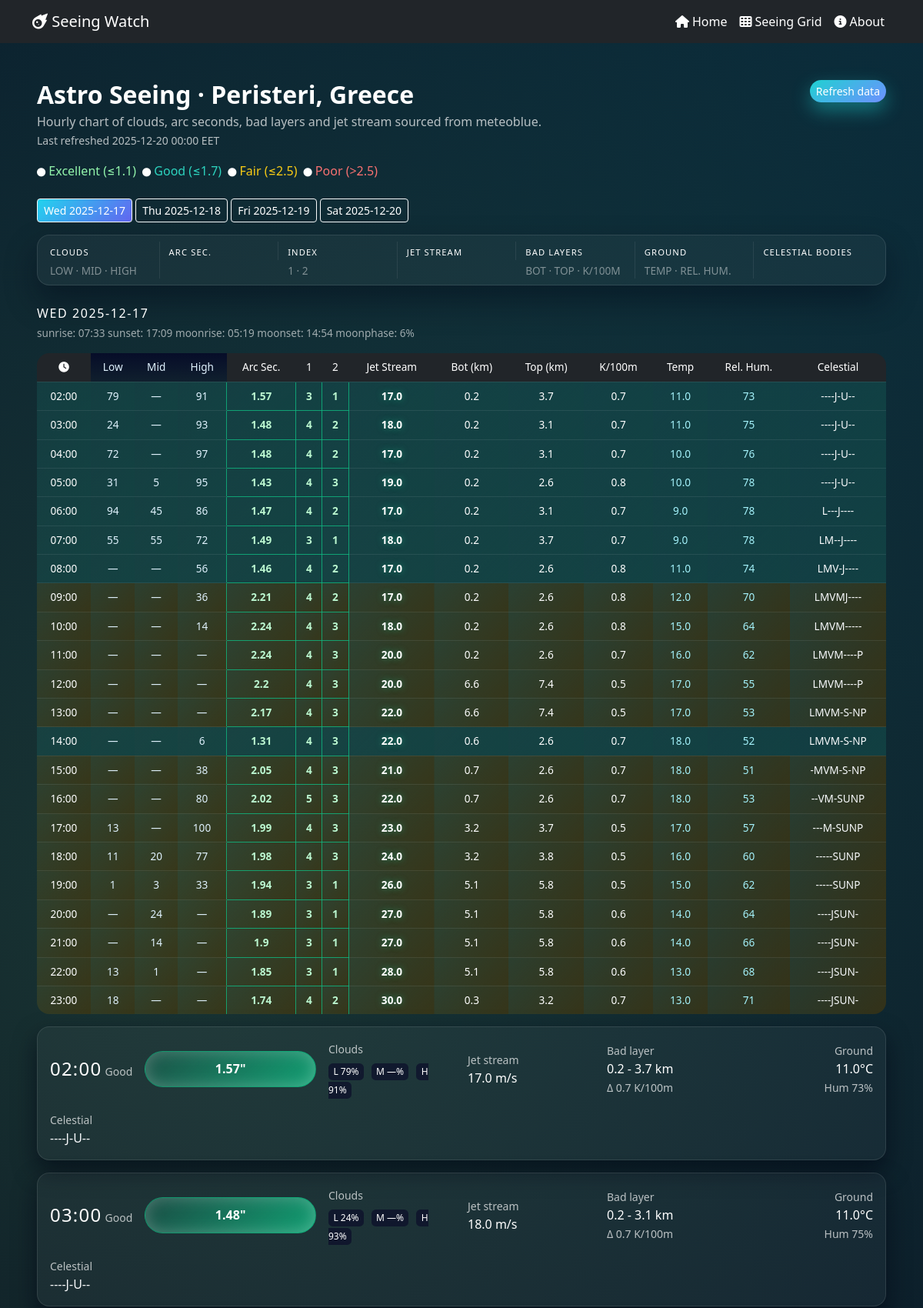
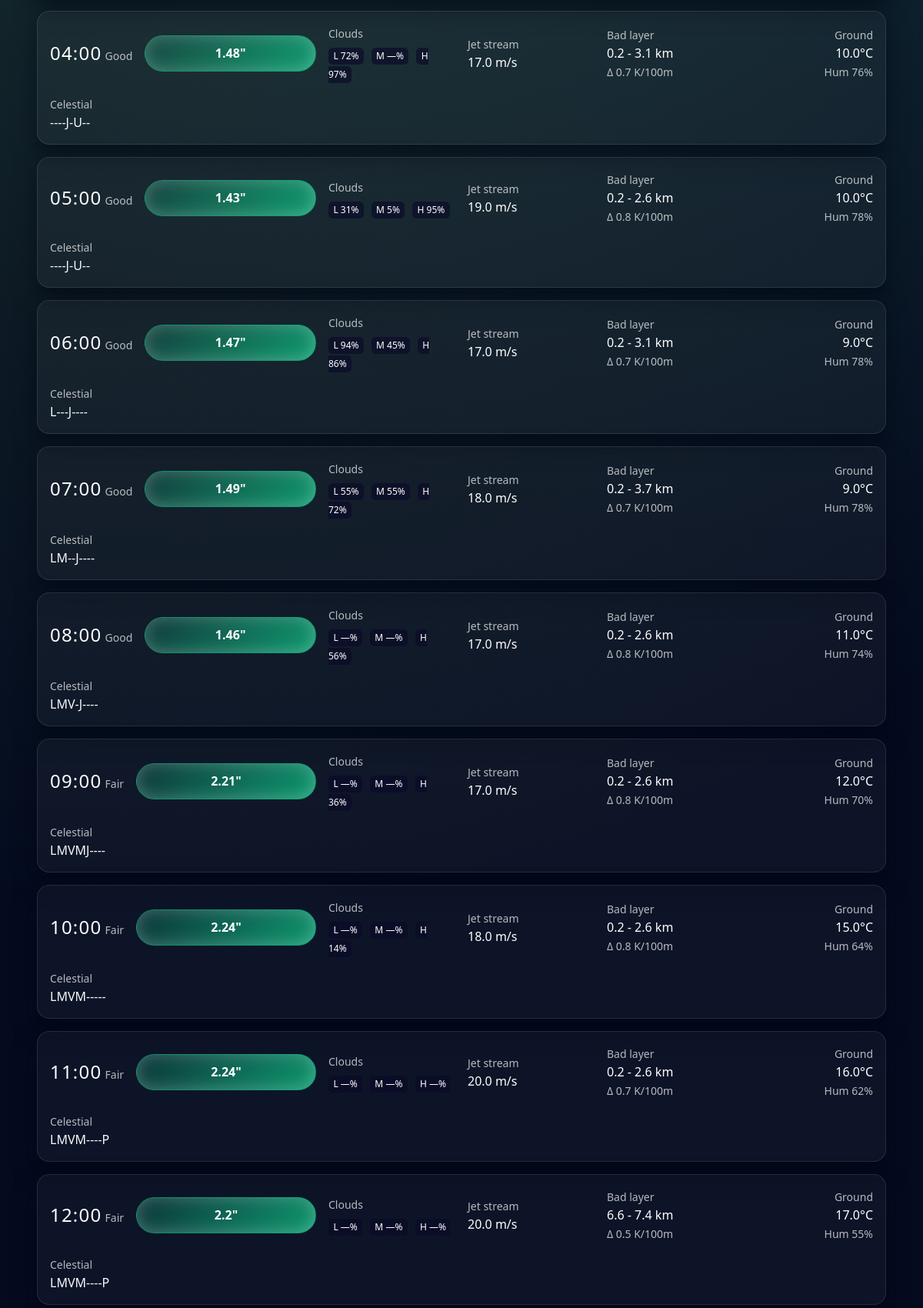
The app's page /seeing (upper part) with its own data (2 pictures, top to bottom).
### app.py (models this page shows)
class DaySummary(Base):
    __tablename__ = "day_summaries"
    id = Column(Integer, primary_key=True)
    day_index = Column(Integer, nullable=False, index=True)
    day_date = Column(Date, nullable=False)
    weekday = Column(String(16))
    meta = Column(Text)
    location_slug = Column(String(32), nullable=False, index=True)

class SeeingMeasurement(Base):
    __tablename__ = "seeing_measurements"
    id = Column(Integer, primary_key=True)
    location_slug = Column(String(32), nullable=False, index=True)
    timestamp = Column(DateTime(timezone=True), nullable=False, index=True)
    day_index = Column(Integer, nullable=False)
    hour = Column(Integer, nullable=False)
    cloud_low = Column(Integer)
    cloud_mid = Column(Integer)
    cloud_high = Column(Integer)
    arc_seconds = Column(Float)
    seeing_index_one = Column(Integer)
    seeing_index_two = Column(Integer)
    jet_stream = Column(Float)
    bad_layer_bottom = Column(Float)
    bad_layer_top = Column(Float)
    bad_layer_gradient = Column(Float)
    temperature = Column(Float)
    humidity = Column(Integer)
    celestial = Column(Text)
    created_at = Column(DateTime(timezone=True), default=lambda: datetime.now(ZoneInfo("UTC")))

### app.py (the view)
@app.route("/seeing")
def seeing():
    location_slug, location = resolve_location(request.args.get("location"))
    tz = build_zoneinfo(location["timezone"])
    with SessionLocal() as session:
        measurements = (
            session.query(SeeingMeasurement)
            .filter(SeeingMeasurement.location_slug == location_slug)
            .order_by(SeeingMeasurement.timestamp)
            .all()
        )
        day_summaries = (
            session.query(DaySummary)
            .filter(DaySummary.location_slug == location_slug)
            .order_by(DaySummary.day_index)
            .all()
        )
    day_groups: OrderedDict[date, list[dict]] = OrderedDict()
    for meas in measurements:
        local_ts = meas.timestamp.astimezone(tz)
        day = local_ts.date()
        quality_label, quality_class = determine_quality(meas.arc_seconds)
        entry = {
            "hour": local_ts.strftime("%H"),
            "datetime": local_ts.isoformat(),
            "cloud_low": meas.cloud_low,
            "cloud_mid": meas.cloud_mid,
            "cloud_high": meas.cloud_high,
            "arc_seconds": meas.arc_seconds,
            "seeing_index_one": meas.seeing_index_one,
            "seeing_index_two": meas.seeing_index_two,
            "jet_stream": meas.jet_stream,
            "bad_layer_bottom": meas.bad_layer_bottom,
            "bad_layer_top": meas.bad_layer_top,
            "bad_layer_gradient": meas.bad_layer_gradient,
            "temperature": meas.temperature,
            "humidity": meas.humidity,
            "celestial": meas.celestial,
            "quality_label": quality_label,
            "quality_class": quality_class,
            "super_good": (
                meas.seeing_index_one == 5
                and meas.seeing_index_two == 5
                and (meas.jet_stream is not None and meas.jet_stream < 20)
            ),
        }
        day_groups.setdefault(day, []).append(entry)
    summary_map = {summary.day_date: summary for summary in day_summaries}
    day_cards = []
    for day_key, rows in day_groups.items():
        summary = summary_map.get(day_key)
        if summary and summary.weekday:
            label_text = f"{summary.weekday} {day_key.strftime('%Y-%m-%d')}"
        else:
            label_text = day_key.strftime("%a, %b %d")
        meta_text = summary.meta if summary else None
        day_cards.append(
            {
                "date": day_key,
                "label": label_text,
                "meta": meta_text,
                "rows": rows,
            }
        )
    super_good_slots = []
    for card in day_cards:
        for row in card["rows"]:
            if row.get("super_good"):
                super_good_slots.append(f"{card['label']} {row['hour']}:00")
    last_updated = None
    if measurements:
        last_updated = measurements[-1].timestamp.astimezone(tz)
    legend = [
        ("Excellent (≤1.1)", "quality-excellent"),
        ("Good (≤1.7)", "quality-good"),
        ("Fair (≤2.5)", "quality-fair"),
        ("Poor (>2.5)", "quality-poor"),
    ]
    return render_template(
        "seeing.html",
        days=day_cards,
        location=location["name"],
        current_slug=location_slug,
        super_good_slots=super_good_slots,
        legend=legend,
        last_updated=last_updated,
        source_url=location["url"],
    )

### app.py (called while the page is built)
def resolve_location(slug: str | None) -> tuple[str, dict]:
    if slug is None:
        slug = Config.DEFAULT_LOCATION
    location = Config.LOCATIONS.get(slug)
    if not location:
        slug = Config.DEFAULT_LOCATION
        location = Config.LOCATIONS[slug]
    return slug, location

def build_zoneinfo(tz_name: str) -> ZoneInfo:
    try:
        return ZoneInfo(tz_name)
    except Exception:
        return ZoneInfo("UTC")

def determine_quality(arc_seconds: float | None) -> tuple[str, str]:
    if arc_seconds is None:
        return "Unknown", "quality-unknown"
    if arc_seconds <= 1.1:
        return "Excellent", "quality-excellent"
    if arc_seconds <= 1.7:
        return "Good", "quality-good"
    if arc_seconds <= 2.5:
        return "Fair", "quality-fair"
    return "Poor", "quality-poor"

### templates/seeing.html (shortened to what this page needs)
{% extends "base.html" %}
{% block content %}
<div class="d-flex flex-column flex-md-row align-items-start justify-content-between gap-3 mb-3">
    <div>
        <h1 class="fs-2 fw-bold mb-1">Astro Seeing · {{ location }}</h1>
        <p class="text-muted mb-0">Hourly chart of clouds, arc seconds, bad layers and jet stream sourced from meteoblue.</p>
        {% if last_updated %}
            <small class="text-muted">Last refreshed {{ last_updated.strftime('%Y-%m-%d %H:%M %Z') }}</small>
        {% endif %}
    </div>
        <div class="d-flex gap-2 align-items-center">
            <form action="{{ url_for('refresh_data') }}" method="post">
                <button class="btn btn-sm btn-glow">Refresh data</button>
            </form>
        </div>
</div>
<div class="legend d-flex flex-wrap gap-2 mb-4">
    {% for label, cls in legend %}
        <span class="legend-chip {{ cls }}">
            <i class="fas fa-circle"></i> {{ label }}
        </span>
    {% endfor %}
</div>
<div class="day-switcher mb-3">
    {% for day in days %}
        <button class="btn btn-sm btn-outline-light day-btn{% if loop.first %} active{% endif %}"
                data-day-index="{{ loop.index0 }}">
            {{ day.label }}
        </button>
    {% endfor %}
</div>
<div class="grid-header card card-dark mb-4">
    <div class="card-body px-3 py-2">
        <div class="grid-row text-uppercase text-white-50 gy-2">
            <div class="grid-column">
                <small>Clouds</small>
                <div class="grid-sub">Low · Mid · High</div>
            </div>
            <div class="grid-column">
                <small>Arc Sec.</small>
            </div>
            <div class="grid-column">
                <small>Index</small>
                <div class="grid-sub">1 · 2</div>
            </div>
            <div class="grid-column">
                <small>Jet Stream</small>
            </div>
            <div class="grid-column">
                <small>Bad Layers</small>
                <div class="grid-sub">Bot · Top · K/100m</div>
            </div>
            <div class="grid-column">
                <small>Ground</small>
                <div class="grid-sub">Temp · Rel. Hum.</div>
            </div>
            <div class="grid-column">
                <small>Celestial Bodies</small>
            </div>
        </div>
    </div>
</div>
<div class="day-views">
    {% for day in days %}
        <div class="day-view{% if not loop.first %} inactive{% endif %}" data-day-index="{{ loop.index0 }}">
            <div class="day-header mb-3">
                <div>
                    <p class="day-header-title mb-1">{{ day.label }}</p>
                    {% if day.meta %}
                        <p class="day-header-meta mb-0">{{ day.meta }}</p>
                    {% endif %}
                </div>
            </div>
            <div class="legacy-grid table-responsive mb-3">
                <table class="table table-dark legacy-table mb-0">
                    <thead>
                        <tr>
                            <th scope="col"><i class="fas fa-clock"></i></th>
                            <th scope="col">Low</th>
                            <th scope="col">Mid</th>
                            <th scope="col">High</th>
                            <th scope="col">Arc Sec.</th>
                            <th scope="col">1</th>
                            <th scope="col">2</th>
                            <th scope="col">Jet Stream</th>
                            <th scope="col">Bot (km)</th>
                            <th scope="col">Top (km)</th>
                            <th scope="col">K/100m</th>
                            <th scope="col">Temp</th>
                            <th scope="col">Rel. Hum.</th>
                            <th scope="col">Celestial</th>
                        </tr>
                    </thead>
                    <tbody>
                        {% for row in day.rows %}
                            <tr class="{{ row.quality_class }}{% if row.super_good %} super-good{% endif %}">
                                <td>{{ row.hour }}:00</td>
                                <td>{{ row.cloud_low or '—' }}</td>
                                <td>{{ row.cloud_mid or '—' }}</td>
                                <td>{{ row.cloud_high or '—' }}</td>
                                <td>{{ row.arc_seconds or '—' }}</td>
                                <td>{{ row.seeing_index_one or '—' }}</td>
                                <td>{{ row.seeing_index_two or '—' }}</td>
                                <td class="jet-stream-cell">
                                    {% if row.jet_stream is not none %}
                                        <strong>{{ row.jet_stream }}</strong>
                                    {% else %}
                                        —
                                    {% endif %}
                                </td>
                                <td>{{ row.bad_layer_bottom or '—' }}</td>
                                <td>{{ row.bad_layer_top or '—' }}</td>
                                <td>{{ row.bad_layer_gradient or '—' }}</td>
                                <td>{{ row.temperature or '—' }}</td>
                                <td>{{ row.humidity or '—' }}</td>
                                <td>{{ row.celestial }}</td>
                            </tr>
                        {% endfor %}
                    </tbody>
                </table>
            </div>
            <div class="row gy-3">
                {% for row in day.rows %}
                    <div class="col-12">
                        <div class="card card-dark hour-card{% if row.super_good %} super-good{% endif %}" data-bs-toggle="tooltip"
                             data-datetime="{{ row.datetime }}"
                             title="See: {{ row.arc_seconds or '—' }}, Jet: {{ row.jet_stream or '—' }} m/s">
                            <div class="card-body row align-items-center g-3">
                                <div class="col-auto text-center">
                                    <span class="hour-label">{{ row.hour }}:00</span>
                                    <small class="text-muted">{{ row.quality_label }}</small>
                                </div>
                                <div class="col">
                                    <div class="quality-pill {{ row.quality_class }}">
                                        <strong>{{ row.arc_seconds or '—' }}"</strong>
                                    </div>
                                </div>
                                <div class="col-md-2 col-sm-3">
                                    <div>
                                        <small class="text-muted">Clouds</small>
                                        <div class="cloud-pills mt-1">
                                            <span title="Low clouds {{ row.cloud_low or '—' }}%">L {{ row.cloud_low or '—' }}%</span>
                                            <span title="Mid clouds {{ row.cloud_mid or '—' }}%">M {{ row.cloud_mid or '—' }}%</span>
                                            <span title="High clouds {{ row.cloud_high or '—' }}%">H {{ row.cloud_high or '—' }}%</span>
                                        </div>
                                    </div>
                                </div>
                                <div class="col-md-2 col-sm-3">
                                    <div>
                                        <small class="text-muted">Jet stream</small>
                                        <p class="mb-0">{{ row.jet_stream or '—' }} m/s</p>
                                    </div>
                                </div>
                                <div class="col-md-2 col-sm-3">
                                    <small class="text-muted">Bad layer</small>
                                    <p class="mb-0">{{ row.bad_layer_bottom or '—' }} - {{ row.bad_layer_top or '—' }} km</p>
                                    <small class="text-muted">Δ {{ row.bad_layer_gradient or '—' }} K/100m</small>
                                </div>
                                <div class="col-md-2 col-sm-3 text-end">
                                    <small class="text-muted">Ground</small>
                                    <p class="mb-0">{{ row.temperature or '—' }}°C</p>
                                    <small class="text-muted">Hum {{ row.humidity or '—' }}%</small>
                                </div>
                                <div class="col-12">
                                    <small class="text-muted">Celestial</small>
                                    <p class="mb-0 celestial" title="{{ row.celestial }}">{{ row.celestial }}</p>
                                </div>
                            </div>
                        </div>
                    </div>
                {% endfor %}
            </div>
        </div>
    {% endfor %}
</div>
{% endblock %}

### templates/base.html (shortened to what this page needs)
<!DOCTYPE html>
<html lang="en">
<head>
    <link href="https://cdn.jsdelivr.net/npm/bootstrap@5.3.2/dist/css/bootstrap.min.css" rel="stylesheet">
    <link href="https://cdnjs.cloudflare.com/ajax/libs/font-awesome/6.5.0/css/all.min.css" rel="stylesheet">
    <link rel="stylesheet" href="{{ url_for('static', filename='css/styles.css') }}">
</head>
<body class="bg-night text-light" data-sw-url="{{ url_for('static', filename='sw.js') }}">
<nav class="navbar navbar-expand-lg navbar-dark bg-dark" aria-label="Main navigation">
    <div class="container">
        <a class="navbar-brand" href="{{ url_for('home') }}">
            <i class="fas fa-meteor"></i> Seeing Watch
        </a>
        <div class="collapse navbar-collapse" id="navMenu">
            <ul class="navbar-nav ms-auto">
                <li class="nav-item">
                    <a class="nav-link d-flex align-items-center gap-1" href="{{ url_for('home') }}">
                        <span class="fas fa-home"></span>
                        Home
                    </a>
                </li>
                <li class="nav-item">
                    <a class="nav-link d-flex align-items-center gap-1" href="{{ url_for('seeing') }}">
                        <span class="fas fa-th"></span>
                        Seeing Grid
                    </a>
                </li>
                <li class="nav-item">
                    <button class="btn btn-link nav-link px-2 d-flex align-items-center gap-1" data-bs-toggle="modal" data-bs-target="#aboutModal">
                        <span class="fas fa-info-circle"></span>
                        About
                    </button>
                </li>
            </ul>
        </div>
    </div>
</nav>
<main class="min-vh-100">
    <div class="container-fluid px-lg-5 py-5 main-wrapper">
        {% block content %}{% endblock %}
    </div>
</main>
</body>
</html>

### records on screen
DaySummary: label "Wed 2025-12-17", label "WED 2025-12-17", meta "sunrise: 07:33 sunset: 17:09 moonrise: 05:19 moonset: 14:54 moonphase: 6%"
DaySummary: label "Thu 2025-12-18"
DaySummary: label "Fri 2025-12-19"
DaySummary: label "Sat 2025-12-20"
SeeingMeasurement: hour "02", cloud_low "79", cloud_mid "—", cloud_high "91", arc_seconds "1.57", seeing_index_one "3", seeing_index_two "1", jet_stream "17.0", bad_layer_bottom "0.2", bad_layer_top "3.7", bad_layer_gradient "0.7", temperature "11.0", humidity "73", celestial "----J-U--", quality_label "Good"
SeeingMeasurement: hour "03", cloud_low "24", cloud_mid "—", cloud_high "93", arc_seconds "1.48", seeing_index_one "4", seeing_index_two "2", jet_stream "18.0", bad_layer_bottom "0.2", bad_layer_top "3.1", bad_layer_gradient "0.7", temperature "11.0", humidity "75", celestial "----J-U--", quality_label "Good"
SeeingMeasurement: hour "04", cloud_low "72", cloud_mid "—", cloud_high "97", arc_seconds "1.48", seeing_index_one "4", seeing_index_two "2", jet_stream "17.0", bad_layer_bottom "0.2", bad_layer_top "3.1", bad_layer_gradient "0.7", temperature "10.0", humidity "76", celestial "----J-U--", quality_label "Good"
SeeingMeasurement: hour "05", cloud_low "31", cloud_mid "5", cloud_high "95", arc_seconds "1.43", seeing_index_one "4", seeing_index_two "3", jet_stream "19.0", bad_layer_bottom "0.2", bad_layer_top "2.6", bad_layer_gradient "0.8", temperature "10.0", humidity "78", celestial "----J-U--", quality_label "Good"
SeeingMeasurement: hour "06", cloud_low "94", cloud_mid "45", cloud_high "86", arc_seconds "1.47", seeing_index_one "4", seeing_index_two "2", jet_stream "17.0", bad_layer_bottom "0.2", bad_layer_top "3.1", bad_layer_gradient "0.7", temperature "9.0", humidity "78", celestial "L---J----", quality_label "Good"
SeeingMeasurement: hour "07", cloud_low "55", cloud_mid "55", cloud_high "72", arc_seconds "1.49", seeing_index_one "3", seeing_index_two "1", jet_stream "18.0", bad_layer_bottom "0.2", bad_layer_top "3.7", bad_layer_gradient "0.7", temperature "9.0", humidity "78", celestial "LM--J----", quality_label "Good"
SeeingMeasurement: hour "08", cloud_low "—", cloud_mid "—", cloud_high "56", arc_seconds "1.46", seeing_index_one "4", seeing_index_two "2", jet_stream "17.0", bad_layer_bottom "0.2", bad_layer_top "2.6", bad_layer_gradient "0.8", temperature "11.0", humidity "74", celestial "LMV-J----", quality_label "Good"
SeeingMeasurement: hour "09", cloud_low "—", cloud_mid "—", cloud_high "36", arc_seconds "2.21", seeing_index_one "4", seeing_index_two "2", jet_stream "17.0", bad_layer_bottom "0.2", bad_layer_top "2.6", bad_layer_gradient "0.8", temperature "12.0", humidity "70", celestial "LMVMJ----", quality_label "Fair"
SeeingMeasurement: hour "10", cloud_low "—", cloud_mid "—", cloud_high "14", arc_seconds "2.24", seeing_index_one "4", seeing_index_two "3", jet_stream "18.0", bad_layer_bottom "0.2", bad_layer_top "2.6", bad_layer_gradient "0.8", temperature "15.0", humidity "64", celestial "LMVM-----", quality_label "Fair"
SeeingMeasurement: hour "11", cloud_low "—", cloud_mid "—", cloud_high "—", arc_seconds "2.24", seeing_index_one "4", seeing_index_two "3", jet_stream "20.0", bad_layer_bottom "0.2", bad_layer_top "2.6", bad_layer_gradient "0.7", temperature "16.0", humidity "62", celestial "LMVM----P", quality_label "Fair"
SeeingMeasurement: hour "12", cloud_low "—", cloud_mid "—", cloud_high "—", arc_seconds "2.2", seeing_index_one "4", seeing_index_two "3", jet_stream "20.0", bad_layer_bottom "6.6", bad_layer_top "7.4", bad_layer_gradient "0.5", temperature "17.0", humidity "55", celestial "LMVM----P", quality_label "Fair"
SeeingMeasurement: hour "13", cloud_low "—", cloud_mid "—", cloud_high "—", arc_seconds "2.17", seeing_index_one "4", seeing_index_two "3", jet_stream "22.0", bad_layer_bottom "6.6", bad_layer_top "7.4", bad_layer_gradient "0.5", temperature "17.0", humidity "53", celestial "LMVM-S-NP"
SeeingMeasurement: hour "14", cloud_low "—", cloud_mid "—", cloud_high "6", arc_seconds "1.31", seeing_index_one "4", seeing_index_two "3", jet_stream "22.0", bad_layer_bottom "0.6", bad_layer_top "2.6", bad_layer_gradient "0.7", temperature "18.0", humidity "52", celestial "LMVM-S-NP"
SeeingMeasurement: hour "15", cloud_low "—", cloud_mid "—", cloud_high "38", arc_seconds "2.05", seeing_index_one "4", seeing_index_two "3", jet_stream "21.0", bad_layer_bottom "0.7", bad_layer_top "2.6", bad_layer_gradient "0.7", temperature "18.0", humidity "51", celestial "-MVM-S-NP"
SeeingMeasurement: hour "16", cloud_low "—", cloud_mid "—", cloud_high "80", arc_seconds "2.02", seeing_index_one "5", seeing_index_two "3", jet_stream "22.0", bad_layer_bottom "0.7", bad_layer_top "2.6", bad_layer_gradient "0.7", temperature "18.0", humidity "53", celestial "--VM-SUNP"
SeeingMeasurement: hour "17", cloud_low "13", cloud_mid "—", cloud_high "100", arc_seconds "1.99", seeing_index_one "4", seeing_index_two "3", jet_stream "23.0", bad_layer_bottom "3.2", bad_layer_top "3.7", bad_layer_gradient "0.5", temperature "17.0", humidity "57", celestial "---M-SUNP"
SeeingMeasurement: hour "18", cloud_low "11", cloud_mid "20", cloud_high "77", arc_seconds "1.98", seeing_index_one "4", seeing_index_two "3", jet_stream "24.0", bad_layer_bottom "3.2", bad_layer_top "3.8", bad_layer_gradient "0.5", temperature "16.0", humidity "60", celestial "-----SUNP"
SeeingMeasurement: hour "19", cloud_low "1", cloud_mid "3", cloud_high "33", arc_seconds "1.94", seeing_index_one "3", seeing_index_two "1", jet_stream "26.0", bad_layer_bottom "5.1", bad_layer_top "5.8", bad_layer_gradient "0.5", temperature "15.0", humidity "62", celestial "-----SUNP"
SeeingMeasurement: hour "20", cloud_low "—", cloud_mid "24", cloud_high "—", arc_seconds "1.89", seeing_index_one "3", seeing_index_two "1", jet_stream "27.0", bad_layer_bottom "5.1", bad_layer_top "5.8", bad_layer_gradient "0.6", temperature "14.0", humidity "64", celestial "----JSUN-"
SeeingMeasurement: hour "21", cloud_low "—", cloud_mid "14", cloud_high "—", arc_seconds "1.9", seeing_index_one "3", seeing_index_two "1", jet_stream "27.0", bad_layer_bottom "5.1", bad_layer_top "5.8", bad_layer_gradient "0.6", temperature "14.0", humidity "66", celestial "----JSUN-"
SeeingMeasurement: hour "22", cloud_low "13", cloud_mid "1", cloud_high "—", arc_seconds "1.85", seeing_index_one "3", seeing_index_two "1", jet_stream "28.0", bad_layer_bottom "5.1", bad_layer_top "5.8", bad_layer_gradient "0.6", temperature "13.0", humidity "68", celestial "----JSUN-"
SeeingMeasurement: hour "23", cloud_low "18", cloud_mid "—", cloud_high "—", arc_seconds "1.74", seeing_index_one "4", seeing_index_two "2", jet_stream "30.0", bad_layer_bottom "0.3", bad_layer_top "3.2", bad_layer_gradient "0.7", temperature "13.0", humidity "71", celestial "----JSUN-"

### other values on screen
{{ location }} "Peristeri, Greece"
{{ last_updated.strftime('%Y-%m-%d %H:%M %Z') }} "2025-12-20 00:00 EET"
{{ label }} "Excellent (≤1.1)" "Good (≤1.7)" "Fair (≤2.5)" "Poor (>2.5)"
